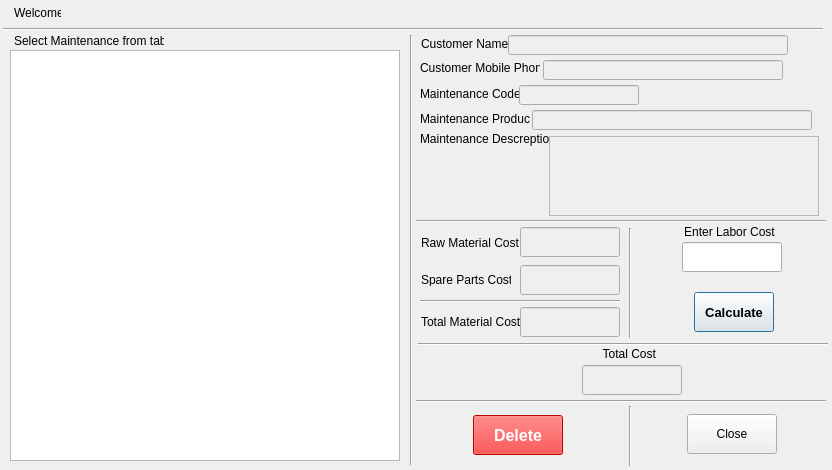
<?xml version="1.0" encoding="UTF-8"?>
<ui version="4.0">
 <class>costHoldedMaintenanceDialog</class>
 <widget class="QDialog" name="costHoldedMaintenanceDialog">
  <property name="geometry">
   <rect>
    <x>0</x>
    <y>0</y>
    <width>832</width>
    <height>470</height>
   </rect>
  </property>
  <property name="windowTitle">
   <string>Labor Cost Holded Maintenance</string>
  </property>
  <widget class="QLabel" name="label">
   <property name="geometry">
    <rect>
     <x>14</x>
     <y>3</y>
     <width>47</width>
     <height>20</height>
    </rect>
   </property>
   <property name="text">
    <string>Welcome,</string>
   </property>
  </widget>
  <widget class="QLabel" name="loggeduser">
   <property name="geometry">
    <rect>
     <x>65</x>
     <y>3</y>
     <width>180</width>
     <height>20</height>
    </rect>
   </property>
   <property name="font">
    <font>
     <weight>75</weight>
     <bold>true</bold>
    </font>
   </property>
   <property name="text">
    <string/>
   </property>
  </widget>
  <widget class="Line" name="line">
   <property name="geometry">
    <rect>
     <x>3</x>
     <y>28</y>
     <width>820</width>
     <height>3</height>
    </rect>
   </property>
   <property name="orientation">
    <enum>Qt::Horizontal</enum>
   </property>
  </widget>
  <widget class="QLabel" name="label_3">
   <property name="geometry">
    <rect>
     <x>14</x>
     <y>31</y>
     <width>150</width>
     <height>20</height>
    </rect>
   </property>
   <property name="text">
    <string>Select Maintenance from table :</string>
   </property>
  </widget>
  <widget class="QTableView" name="tableView">
   <property name="geometry">
    <rect>
     <x>10</x>
     <y>50</y>
     <width>390</width>
     <height>411</height>
    </rect>
   </property>
  </widget>
  <widget class="Line" name="line_2">
   <property name="geometry">
    <rect>
     <x>410</x>
     <y>35</y>
     <width>3</width>
     <height>430</height>
    </rect>
   </property>
   <property name="orientation">
    <enum>Qt::Vertical</enum>
   </property>
  </widget>
  <widget class="QLabel" name="label_4">
   <property name="geometry">
    <rect>
     <x>420</x>
     <y>87</y>
     <width>100</width>
     <height>13</height>
    </rect>
   </property>
   <property name="text">
    <string>Maintenance Code :</string>
   </property>
  </widget>
  <widget class="QLabel" name="label_5">
   <property name="geometry">
    <rect>
     <x>420</x>
     <y>109</y>
     <width>110</width>
     <height>20</height>
    </rect>
   </property>
   <property name="text">
    <string>Maintenance Product :</string>
   </property>
  </widget>
  <widget class="QLabel" name="label_6">
   <property name="geometry">
    <rect>
     <x>420</x>
     <y>129</y>
     <width>130</width>
     <height>20</height>
    </rect>
   </property>
   <property name="text">
    <string>Maintenance Descreption :</string>
   </property>
  </widget>
  <widget class="QLabel" name="label_7">
   <property name="geometry">
    <rect>
     <x>421</x>
     <y>34</y>
     <width>90</width>
     <height>20</height>
    </rect>
   </property>
   <property name="text">
    <string>Customer Name :</string>
   </property>
  </widget>
  <widget class="QLabel" name="label_8">
   <property name="geometry">
    <rect>
     <x>420</x>
     <y>58</y>
     <width>120</width>
     <height>20</height>
    </rect>
   </property>
   <property name="text">
    <string>Customer Mobile Phone :</string>
   </property>
  </widget>
  <widget class="QLineEdit" name="maintCodelbl">
   <property name="enabled">
    <bool>false</bool>
   </property>
   <property name="geometry">
    <rect>
     <x>519</x>
     <y>85</y>
     <width>120</width>
     <height>20</height>
    </rect>
   </property>
   <property name="font">
    <font>
     <pointsize>9</pointsize>
     <weight>75</weight>
     <bold>true</bold>
    </font>
   </property>
   <property name="styleSheet">
    <string notr="true">color: rgb(255, 0, 0);</string>
   </property>
  </widget>
  <widget class="QLineEdit" name="maintProductlbl">
   <property name="enabled">
    <bool>false</bool>
   </property>
   <property name="geometry">
    <rect>
     <x>532</x>
     <y>110</y>
     <width>280</width>
     <height>20</height>
    </rect>
   </property>
   <property name="font">
    <font>
     <pointsize>9</pointsize>
     <weight>75</weight>
     <bold>true</bold>
    </font>
   </property>
   <property name="styleSheet">
    <string notr="true">color: rgb(255, 0, 0);</string>
   </property>
  </widget>
  <widget class="QTextBrowser" name="maintDesclbl">
   <property name="enabled">
    <bool>false</bool>
   </property>
   <property name="geometry">
    <rect>
     <x>549</x>
     <y>136</y>
     <width>270</width>
     <height>80</height>
    </rect>
   </property>
   <property name="font">
    <font>
     <pointsize>9</pointsize>
     <weight>75</weight>
     <bold>true</bold>
    </font>
   </property>
   <property name="styleSheet">
    <string notr="true">color: rgb(255, 0, 0);</string>
   </property>
   <property name="lineWidth">
    <number>1</number>
   </property>
  </widget>
  <widget class="QLineEdit" name="custNamelbl">
   <property name="enabled">
    <bool>false</bool>
   </property>
   <property name="geometry">
    <rect>
     <x>508</x>
     <y>35</y>
     <width>280</width>
     <height>20</height>
    </rect>
   </property>
   <property name="font">
    <font>
     <pointsize>9</pointsize>
     <weight>75</weight>
     <bold>true</bold>
    </font>
   </property>
   <property name="styleSheet">
    <string notr="true">color: rgb(255, 0, 0);</string>
   </property>
  </widget>
  <widget class="QLineEdit" name="custMobilePhonelbl">
   <property name="enabled">
    <bool>false</bool>
   </property>
   <property name="geometry">
    <rect>
     <x>543</x>
     <y>60</y>
     <width>240</width>
     <height>20</height>
    </rect>
   </property>
   <property name="font">
    <font>
     <pointsize>9</pointsize>
     <weight>75</weight>
     <bold>true</bold>
    </font>
   </property>
   <property name="styleSheet">
    <string notr="true">color: rgb(255, 0, 0);</string>
   </property>
  </widget>
  <widget class="Line" name="line_3">
   <property name="geometry">
    <rect>
     <x>416</x>
     <y>220</y>
     <width>410</width>
     <height>3</height>
    </rect>
   </property>
   <property name="orientation">
    <enum>Qt::Horizontal</enum>
   </property>
  </widget>
  <widget class="QPushButton" name="calcbtn">
   <property name="geometry">
    <rect>
     <x>694</x>
     <y>292</y>
     <width>80</width>
     <height>40</height>
    </rect>
   </property>
   <property name="font">
    <font>
     <pointsize>10</pointsize>
     <weight>75</weight>
     <bold>true</bold>
    </font>
   </property>
   <property name="text">
    <string>Calculate</string>
   </property>
  </widget>
  <widget class="QPushButton" name="deletebtn">
   <property name="geometry">
    <rect>
     <x>473</x>
     <y>415</y>
     <width>90</width>
     <height>40</height>
    </rect>
   </property>
   <property name="font">
    <font>
     <pointsize>12</pointsize>
     <weight>75</weight>
     <bold>true</bold>
    </font>
   </property>
   <property name="styleSheet">
    <string notr="true">background-color: rgb(255, 0, 0);
color: rgb(255, 255, 255);</string>
   </property>
   <property name="text">
    <string>Delete</string>
   </property>
  </widget>
  <widget class="QPushButton" name="closebtn">
   <property name="geometry">
    <rect>
     <x>687</x>
     <y>414</y>
     <width>90</width>
     <height>40</height>
    </rect>
   </property>
   <property name="text">
    <string>Close</string>
   </property>
  </widget>
  <widget class="Line" name="line_4">
   <property name="geometry">
    <rect>
     <x>416</x>
     <y>391</y>
     <width>410</width>
     <height>20</height>
    </rect>
   </property>
   <property name="orientation">
    <enum>Qt::Horizontal</enum>
   </property>
  </widget>
  <widget class="QLabel" name="label_2">
   <property name="geometry">
    <rect>
     <x>421</x>
     <y>236</y>
     <width>100</width>
     <height>13</height>
    </rect>
   </property>
   <property name="text">
    <string>Raw Material Cost :</string>
   </property>
  </widget>
  <widget class="QLabel" name="label_9">
   <property name="geometry">
    <rect>
     <x>421</x>
     <y>273</y>
     <width>90</width>
     <height>13</height>
    </rect>
   </property>
   <property name="text">
    <string>Spare Parts Cost :</string>
   </property>
  </widget>
  <widget class="QLabel" name="label_10">
   <property name="geometry">
    <rect>
     <x>421</x>
     <y>315</y>
     <width>100</width>
     <height>13</height>
    </rect>
   </property>
   <property name="text">
    <string>Total Material Cost :</string>
   </property>
  </widget>
  <widget class="QLabel" name="label_11">
   <property name="geometry">
    <rect>
     <x>639</x>
     <y>222</y>
     <width>181</width>
     <height>20</height>
    </rect>
   </property>
   <property name="text">
    <string>Enter Labor Cost</string>
   </property>
   <property name="alignment">
    <set>Qt::AlignCenter</set>
   </property>
  </widget>
  <widget class="QLineEdit" name="rowCostlbl">
   <property name="enabled">
    <bool>false</bool>
   </property>
   <property name="geometry">
    <rect>
     <x>520</x>
     <y>227</y>
     <width>100</width>
     <height>30</height>
    </rect>
   </property>
   <property name="font">
    <font>
     <pointsize>9</pointsize>
     <weight>75</weight>
     <italic>true</italic>
     <bold>true</bold>
    </font>
   </property>
   <property name="styleSheet">
    <string notr="true">color: rgb(255, 0, 0);</string>
   </property>
  </widget>
  <widget class="QLineEdit" name="spCostlbl">
   <property name="enabled">
    <bool>false</bool>
   </property>
   <property name="geometry">
    <rect>
     <x>520</x>
     <y>265</y>
     <width>100</width>
     <height>30</height>
    </rect>
   </property>
   <property name="font">
    <font>
     <pointsize>9</pointsize>
     <weight>75</weight>
     <italic>true</italic>
     <bold>true</bold>
    </font>
   </property>
   <property name="styleSheet">
    <string notr="true">color: rgb(255, 0, 0);</string>
   </property>
  </widget>
  <widget class="QLineEdit" name="matTotalCostlbl">
   <property name="enabled">
    <bool>false</bool>
   </property>
   <property name="geometry">
    <rect>
     <x>520</x>
     <y>307</y>
     <width>100</width>
     <height>30</height>
    </rect>
   </property>
   <property name="font">
    <font>
     <pointsize>9</pointsize>
     <weight>75</weight>
     <italic>true</italic>
     <bold>true</bold>
    </font>
   </property>
   <property name="styleSheet">
    <string notr="true">color: rgb(255, 0, 0);</string>
   </property>
  </widget>
  <widget class="Line" name="line_5">
   <property name="geometry">
    <rect>
     <x>629</x>
     <y>228</y>
     <width>3</width>
     <height>110</height>
    </rect>
   </property>
   <property name="orientation">
    <enum>Qt::Vertical</enum>
   </property>
  </widget>
  <widget class="QLabel" name="label_12">
   <property name="geometry">
    <rect>
     <x>536</x>
     <y>344</y>
     <width>190</width>
     <height>20</height>
    </rect>
   </property>
   <property name="text">
    <string>Total Cost </string>
   </property>
   <property name="alignment">
    <set>Qt::AlignCenter</set>
   </property>
  </widget>
  <widget class="QLineEdit" name="laborled">
   <property name="geometry">
    <rect>
     <x>682</x>
     <y>242</y>
     <width>100</width>
     <height>30</height>
    </rect>
   </property>
  </widget>
  <widget class="Line" name="line_6">
   <property name="geometry">
    <rect>
     <x>418</x>
     <y>343</y>
     <width>410</width>
     <height>3</height>
    </rect>
   </property>
   <property name="orientation">
    <enum>Qt::Horizontal</enum>
   </property>
  </widget>
  <widget class="Line" name="line_7">
   <property name="geometry">
    <rect>
     <x>420</x>
     <y>300</y>
     <width>200</width>
     <height>3</height>
    </rect>
   </property>
   <property name="orientation">
    <enum>Qt::Horizontal</enum>
   </property>
  </widget>
  <widget class="QLineEdit" name="totalCostlbl">
   <property name="enabled">
    <bool>false</bool>
   </property>
   <property name="geometry">
    <rect>
     <x>582</x>
     <y>365</y>
     <width>100</width>
     <height>30</height>
    </rect>
   </property>
   <property name="font">
    <font>
     <pointsize>10</pointsize>
     <weight>75</weight>
     <italic>true</italic>
     <bold>true</bold>
    </font>
   </property>
   <property name="styleSheet">
    <string notr="true">color: rgb(255, 0, 0);</string>
   </property>
  </widget>
  <widget class="Line" name="line_8">
   <property name="geometry">
    <rect>
     <x>629</x>
     <y>406</y>
     <width>3</width>
     <height>60</height>
    </rect>
   </property>
   <property name="orientation">
    <enum>Qt::Vertical</enum>
   </property>
  </widget>
 </widget>
 <resources/>
 <connections/>
</ui>
